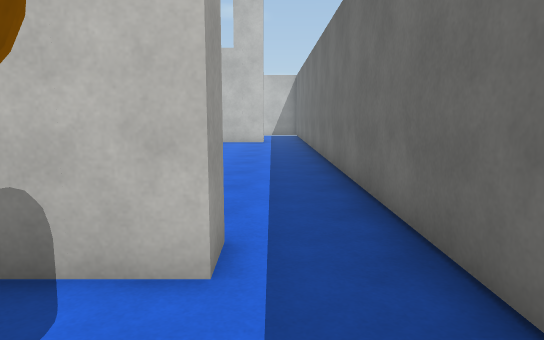
view 1 (above)

19 first-person views from a walk through a scene from a Unity 3-D project. The camera is 1.4 m above the floor, tilts 8° down and sees 70° across. The floor is counted in squares, 1 m on a side. Each view is taken from the middle of a square. On the plan, view 1 faces up. The plan holds only what a view shows up to about 16 squares ahead; the rest is blank. The player character is not drawn. Surface patterns are stand-ins for the level's own textures.

view 2
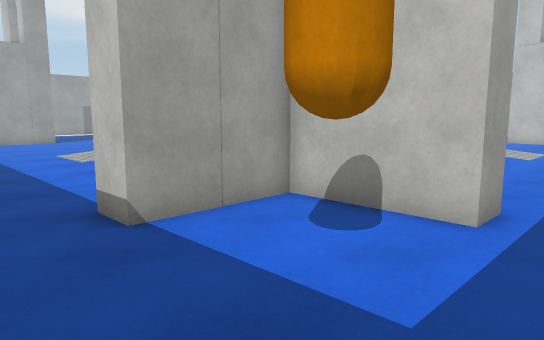

view 3
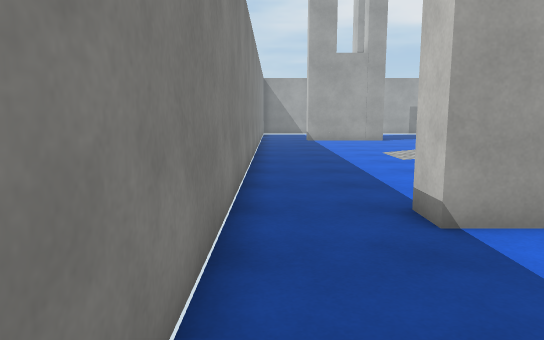

view 4
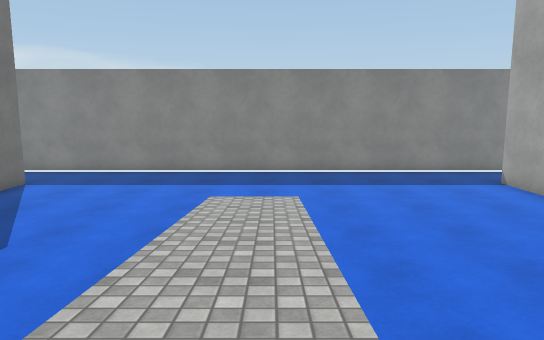

view 5
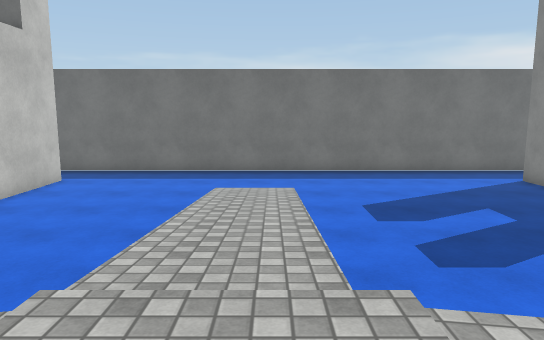

view 6
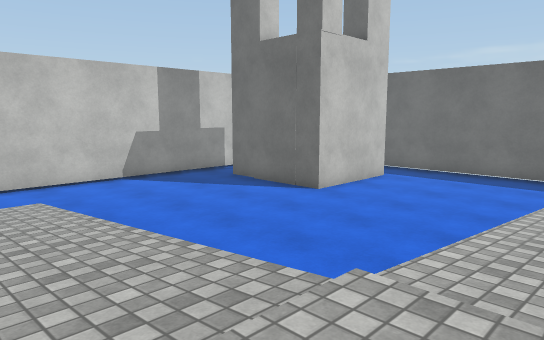

view 7
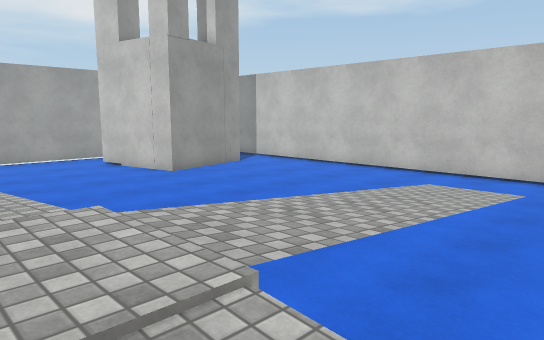

view 8
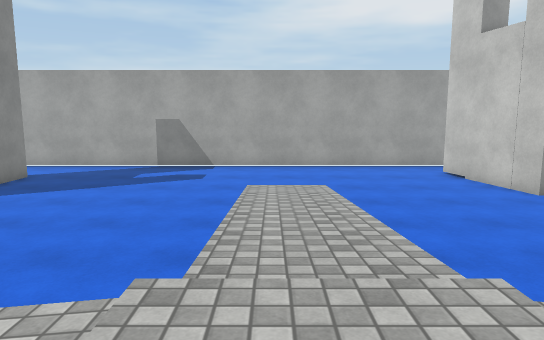

view 9
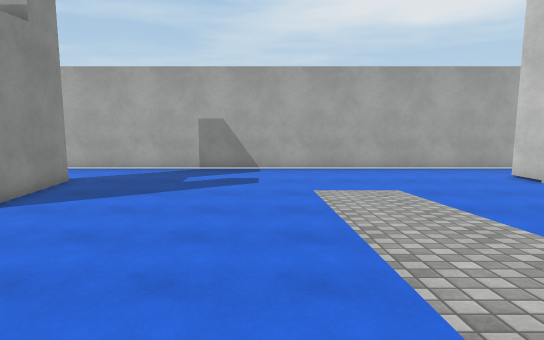

view 10
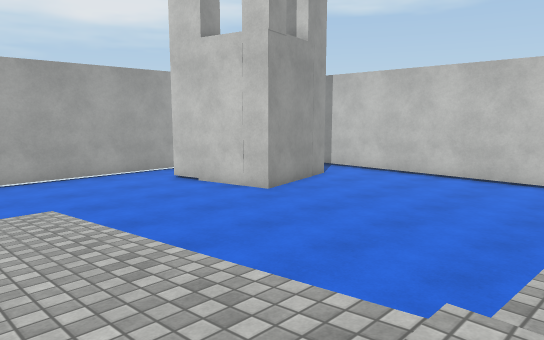

view 11
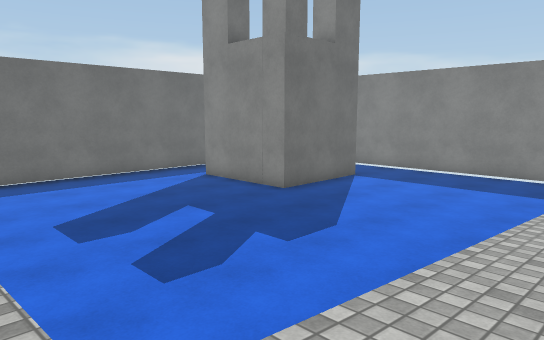

view 12
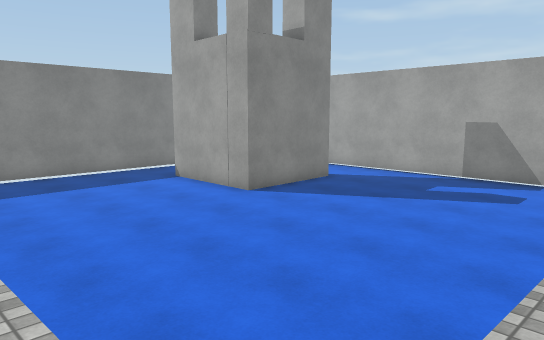

view 13
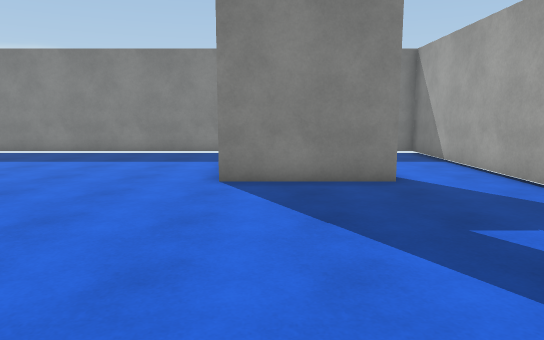

view 14
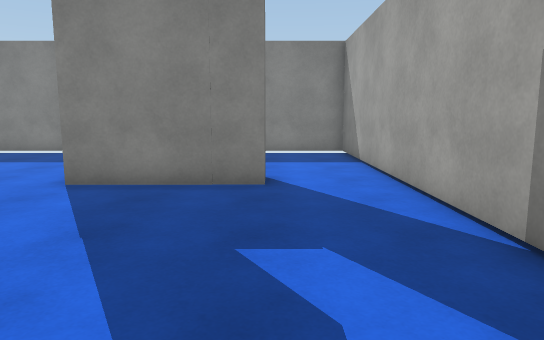

view 15
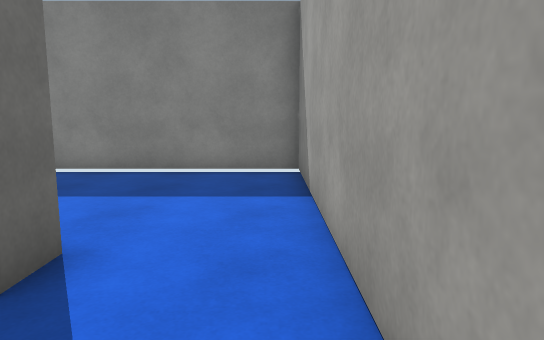

view 16
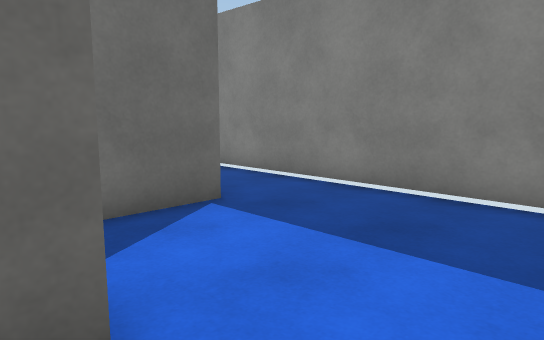

view 17
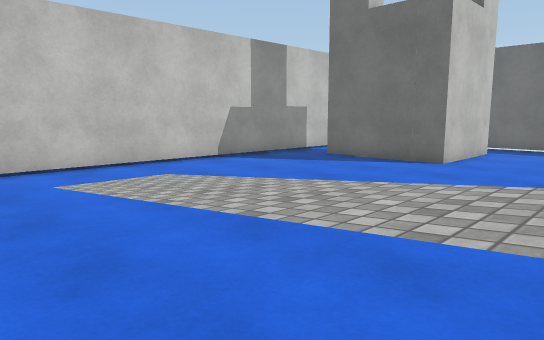

view 18
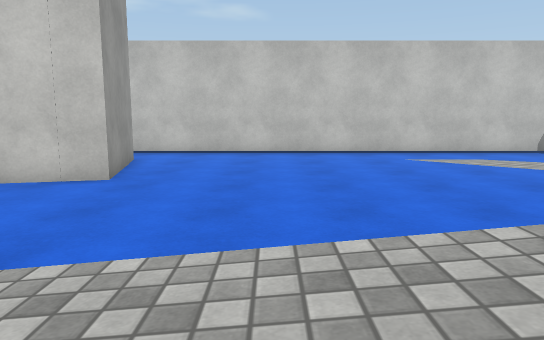

view 19
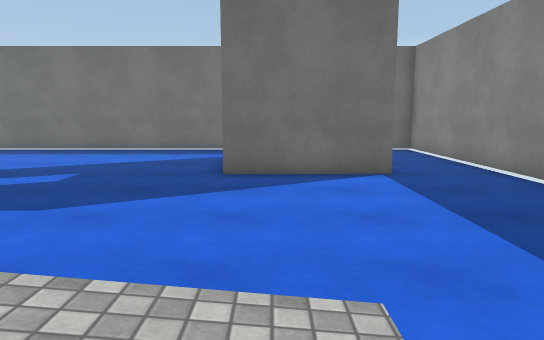

### Floor plan
Key: @ floor where view 1 was taken; # wall or solid block; . main floor; : floor 0.25 m higher than the main floor; + floor 0.5 m higher than the main floor; * floor 0.75 m higher than the main floor; % floor 1 m higher than the main floor; / step, stairs or slope; = window, fence, low wall or low ledge; C orange capsule.
Columns run from 28 left of view 1 to 2 right of it. Each row starts with its distance up from view 1.
 27      ####################
 26      ....................
 25      ....................
 24       #.................#
 23       #.................#
 22       #........::.......#     #
 21 #     #........::.......####..#
 20 #..####........++.............#
 19 #..............++.............#
 18 #..............++.............#
 17 #..............**.............#
 16 #..............**.............#
 15 #.............=**=.///////....#
 14 #......:::++**%%%***++:::.....#
 13 #......:::++**%%%***++:::.....#
 12 #.....///////.=%%=............#
 11 #..............**.............#
 10 #..............**.............#
  9 #..............++.............#
  8 #..............++.............#
  7 #..............++.............#
  6 #..............::.............#
  5 #..............::.............#
  4 #...####.......::......#####..#
  3 #...# ##...............#####..#
  2 #.....##...............##.....#
  1 #.....##...............##.CC..
  0 #.....##...............##...@
 -1 #...........................
 -2 #.............................#
 -3 ###############################

Where each view was taken, in squares from view 1:
view 1: 0 up, 0 right, facing up
view 2: 2 down, 1 right, facing up-left
view 3: 2 down, 1 right, facing left
view 4: 13 up, 13 left, facing down
view 5: 13 up, 14 left, facing right
view 6: 13 up, 14 left, facing up-right
view 7: 13 up, 9 left, facing up-left
view 8: 13 up, 11 left, facing left
view 9: 11 up, 12 left, facing left
view 10: 12 up, 13 left, facing up-left
view 11: 13 up, 13 left, facing down-right
view 12: 13 up, 13 left, facing down-left
view 13: 13 up, 22 left, facing down
view 14: 12 up, 25 left, facing down
view 15: 7 up, 27 left, facing down
view 16: 4 up, 27 left, facing down-right
view 17: 16 up, 16 left, facing up-right
view 18: 12 up, 18 left, facing up
view 19: 3 up, 14 left, facing right
